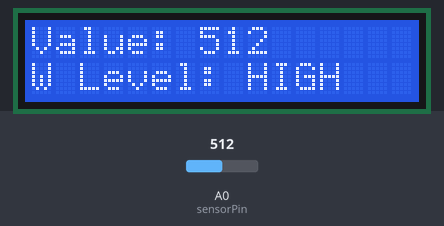
The sketch below on a simulated Arduino Uno, built with avr-gcc and run on an emulated ATmega328P. Parts: 16×2 character LCD. The test bench sets the inputs (shaded band); at power-on: A0 (sensorPin) = 512. What the sketch prints to the serial monitor is not drawn.

Above: at 2.7 s.
2.8 s: A0 (sensorPin) set to 493
At 3.8 s:
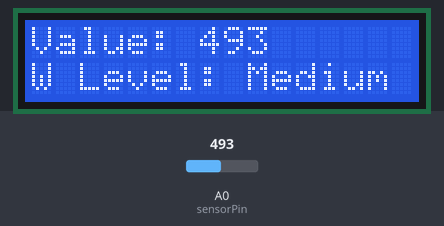
4.7 s: A0 (sensorPin) set to 366
At 5.9 s:
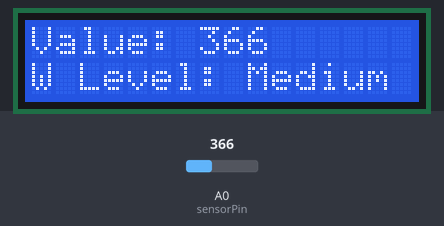
6.3 s: A0 (sensorPin) set to 338
At 6.8 s:
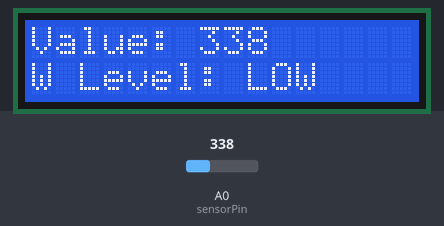
7.8 s: A0 (sensorPin) set to 0
At 8.9 s:
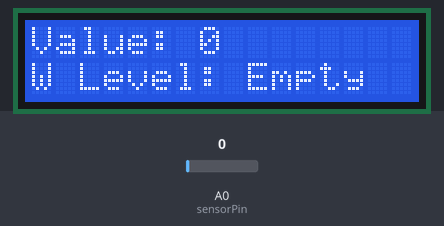
Timing chart, 0 to 10.4 s (numbered marks = the images above; inputs shaded):
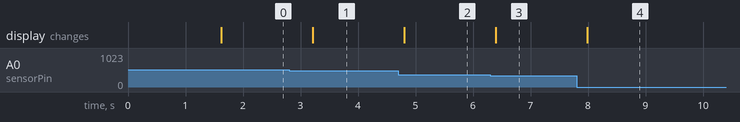

The sketch:

water_level_monitor.ino
```cpp
#include <Wire.h>
#include <LiquidCrystal_I2C.h>

// If your LCD stays blank, its I2C address may be 0x3F instead of 0x27.
LiquidCrystal_I2C lcd(0x27, 16, 2);
const int sensorPin = A0;

void setup() {
  Serial.begin(9600);
  lcd.init();
  lcd.backlight();
  lcd.setCursor(0, 0);
  lcd.print("Water Monitoring");
  lcd.setCursor(0, 1);
  lcd.print("Starting...");
  delay(1500);
  lcd.clear();
}

void loop() {
  int value = analogRead(sensorPin);

  lcd.setCursor(0, 0);
  lcd.print("Value: ");
  lcd.print(value);
  lcd.print("     ");

  lcd.setCursor(0, 1);
  lcd.print("W Level: ");

  // Example thresholds: calibrate these for your sensor.
  if (value == 0) {
    lcd.print("Empty  ");
  } else if (value < 350) {
    lcd.print("LOW    ");
  } else if (value < 510) {
    lcd.print("Medium ");
  } else {
    lcd.print("HIGH   ");
  }

  Serial.print("Sensor Value: ");
  Serial.println(value);
  delay(500);
}
```

Measured:
- the behaviour switches between 510 and 509 on A0 (sensorPin) (found by bisection; images 0 and 1)
- the behaviour switches between 350 and 349 on A0 (sensorPin) (found by bisection; images 2 and 3)
- after the input at 2.8 s, the display: changes after 0.42 s (image 1)
- after the input at 4.7 s, the display: changes after 0.11 s (image 2)
- after the input at 6.3 s, the display: changes after 0.10 s (image 3)
- after the input at 7.8 s, the display: changes after 0.19 s (image 4)
